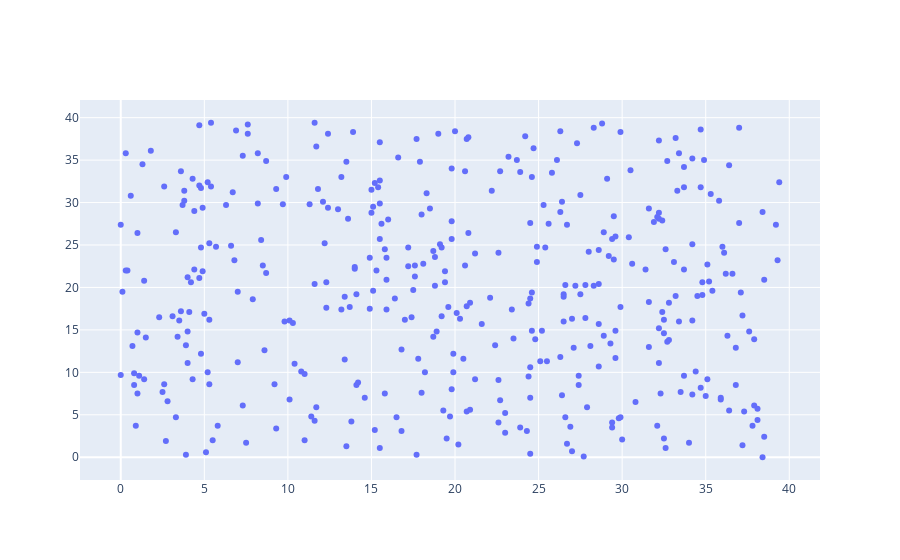

This figure's notebook cell:
### Code cell
import numpy as np
import plotly
import plotly.graph_objects as go
import plotly.offline as pyo
from plotly.offline import init_notebook_mode
  
init_notebook_mode(connected=True)
  
# generating 150 random integers
# from 1 to 50
x = np.random.randint(low=0, high=395, size=395)*0.1
  
# generating 150 random integers
# from 1 to 50
y = np.random.randint(low=0, high=395, size=395)*0.1
  
# plotting scatter plot
fig = go.Figure(data=go.Scatter(x=x, y=y, mode='markers'))
  
fig.show()

### Figure 1 — Plotly figure (JSON) as saved in the notebook; plotly's stock layout.template omitted (floating-point values rounded to 4 significant figures; data arrays with more than 128 entries replaced by an {"elided": "..."} marker saying what was removed)
{"data": [{"mode": "markers", "type": "scatter", "x": {"elided": "395 float values"}, "y": {"elided": "395 float values"}}], "layout": {}}
